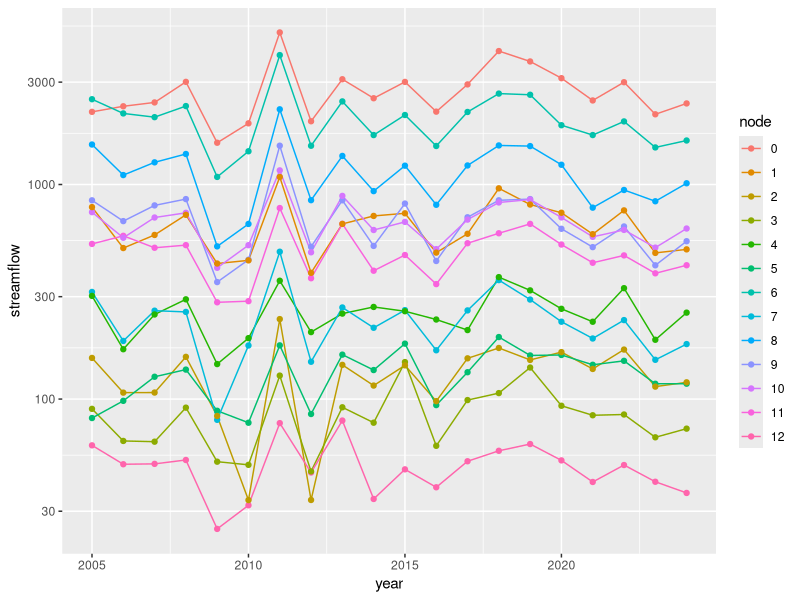
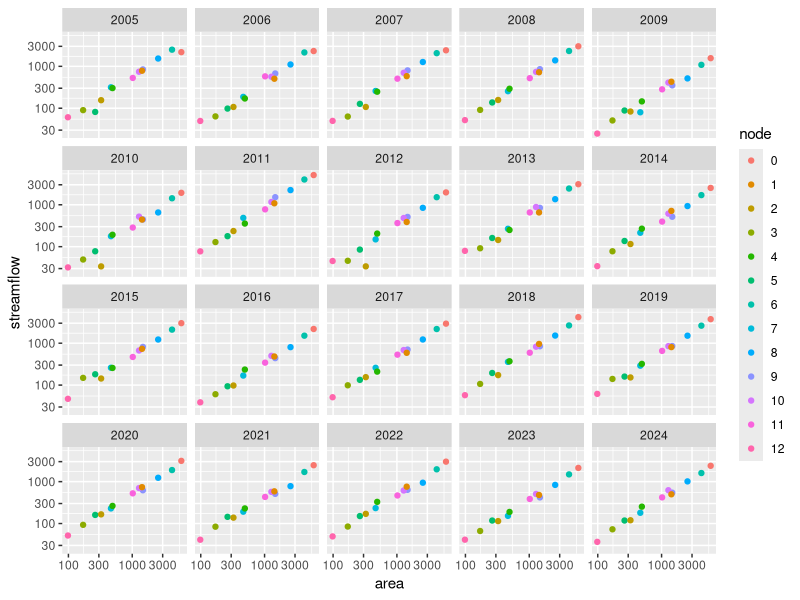
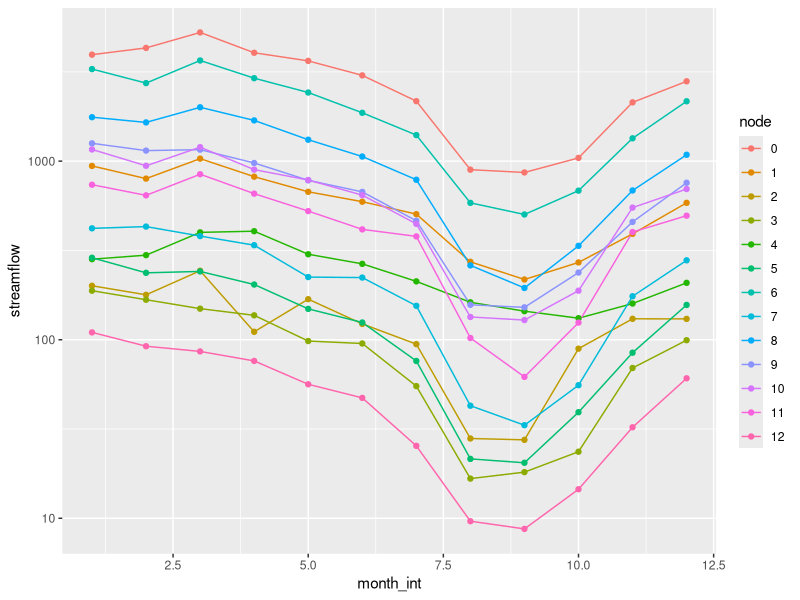
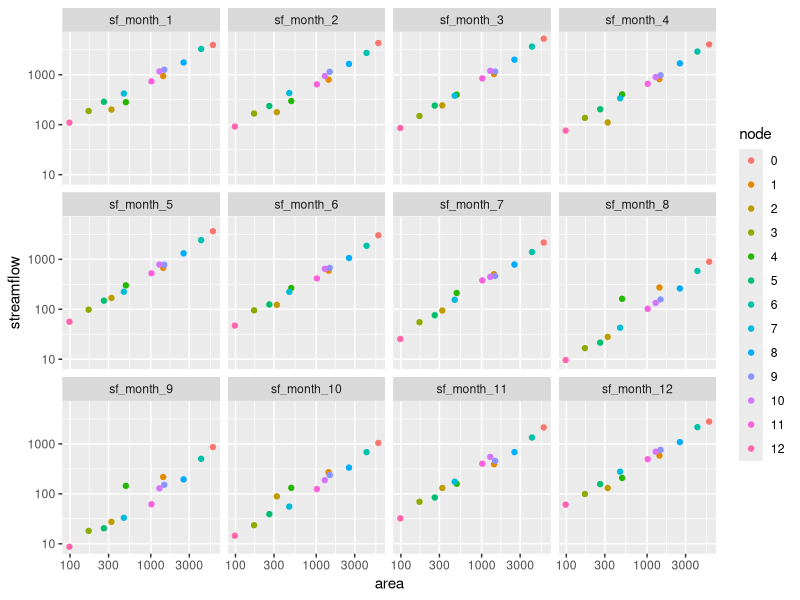

The R script that drew these images, in order: (Note: this script raises an error after producing the figures.)
library(ggplot2)
library(reshape2)


df <- read.csv('annual-means-long.csv')

df$node <- as.factor(df$node)

ggplot(df, mapping=aes(x=year, y=streamflow, color=node)) +
    geom_line() + geom_point() +
    scale_y_continuous(trans='log10')


ggplot(df, mapping=aes(x=area, y=streamflow, color=node)) +
    geom_point() + facet_wrap(~ year) + 
    scale_y_continuous(trans='log10') +
    scale_x_continuous(trans='log10')



df <- read.csv('node-attrs.csv')
cols <- mapply(function (i) {sprintf("sf_month_%d", i)}, 1:12)

df.long <- melt(df, id.vars=c("name", "area", "INDEX"), measure.vars=cols, variable.name="month", value.name="streamflow")

df.long$month_int <- rep(NA, length(df.long$month))
for (m in 1:12) {
    df.long$month_int[df.long$month == sprintf("sf_month_%d", m)] <- m
}

df.long$node <- as.factor(df.long$INDEX)


ggplot(df.long, mapping=aes(x=month_int, y=streamflow, color=node)) +
    geom_line() + geom_point() +
    scale_y_continuous(trans='log10')


ggplot(df.long, mapping=aes(x=area, y=streamflow, color=node)) +
    geom_point() + facet_wrap(~ month) + 
    scale_y_continuous(trans='log10') +
    scale_x_continuous(trans='log10')


model <- lm(sf_mean ~ -1 + area, data=df)
summary(model)


ggplot(df) + geom_point(mapping=aes(x=area, y=streamflow))  +
    scale_y_continuous(trans='log10') +
    scale_x_continuous(trans='log10')

